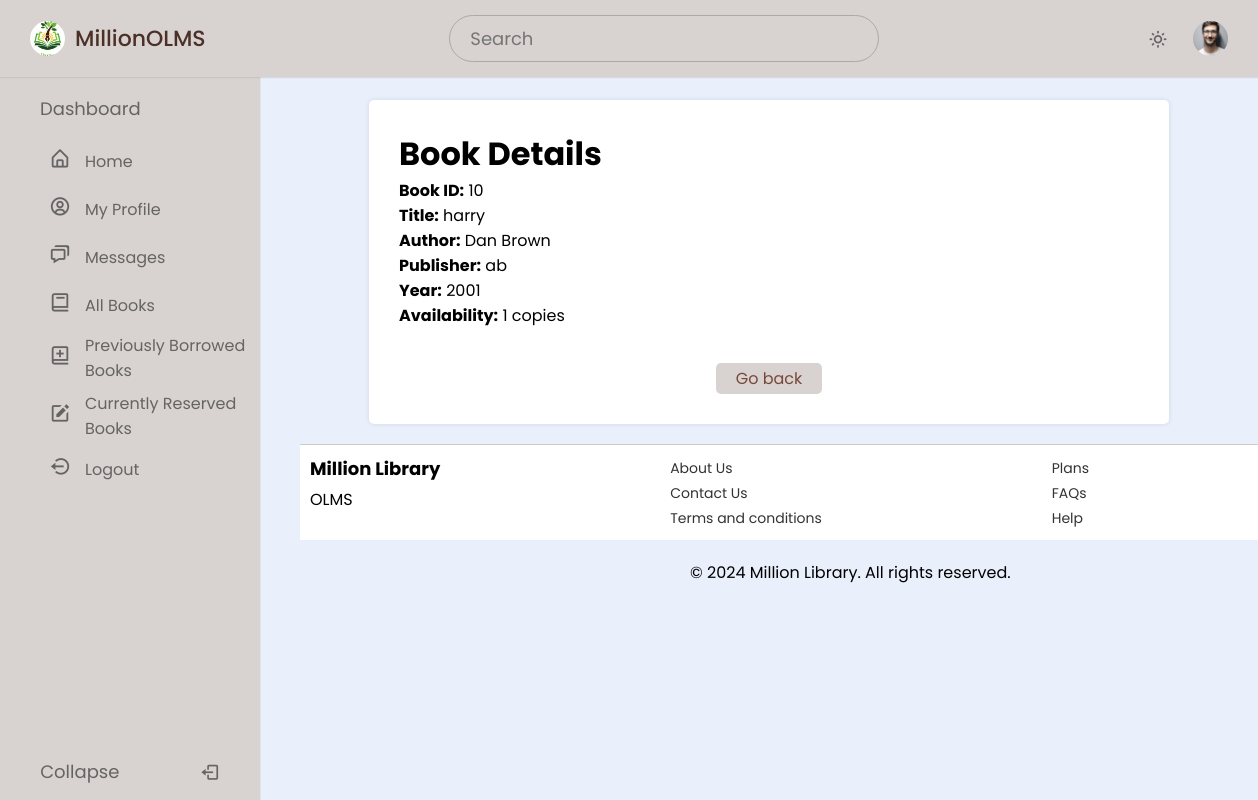
The page /user/books_details.php?BookId=10 on the database its author committed.
### tables this page shows
CREATE TABLE `book` (
  `BookId` int NOT NULL,
  `Title` varchar(50) DEFAULT NULL,
  `Publisher` varchar(50) DEFAULT NULL,
  `Year` varchar(50) DEFAULT NULL,
  `Availability` int DEFAULT NULL
);

### user/books_details.php (the view, shortened to what this page needs)
<?php
require('dbconn.php');
$rollno = $_SESSION['RollNo'];
$userQuery = "SELECT * FROM olms.user WHERE RollNo=?";
$userStmt = $conn->prepare($userQuery);
$userStmt->bind_param("s", $rollno);
$userStmt->execute();
$userResult = $userStmt->get_result();
if ($userResult && $userResult->num_rows > 0) {
    $userRow = $userResult->fetch_assoc();
    $ProfilePicture = !empty($userRow['ProfilePicture']) ? $userRow['ProfilePicture'] : 'images/profile.jpg';
} else {
    $ProfilePicture = 'images/profile.jpg';
}
if (isset($_GET['BookId'])) {
    $bookId = $_GET['BookId'];
    $sql = "SELECT * FROM olms.book WHERE BookId = ?";
    $stmt = $conn->prepare($sql);
    $stmt->bind_param("i", $bookId);
    $stmt->execute();
    $result = $stmt->get_result();
    if ($result->num_rows > 0) {
        ?>
        <!DOCTYPE html>
        <html lang="en">
        <head>
            <link href="https://unpkg.com/boxicons@latest/css/boxicons.min.css" rel="stylesheet" />
            <link rel="stylesheet" href="style.css" />
        </head>
        <body>
            <nav class="navbar">
                <div class="logo_item">
                    <img src="images/logo.jpg" alt=""></i>MillionOLMS
                </div>
                <div class="search_bar">
                    <input type="text" placeholder="Search" />
                </div>
                <div class="navbar_content">
                    <i class='bx bx-sun' id="darkLight"></i>
                    <img src="<?php echo $ProfilePicture; ?>" alt="Profile Picture" class="profile" />
                </div>
            </nav>
            <nav class="sidebar">
                <div class="menu_content">
                    <div class="menu_items">
                        <div class="menu_title menu_dahsboard"></div>
                        <li class="item">
                            <a href="home.php" class="nav_link submenu_item">
                                <span class="navlink_icon">
                                    <i class="bx bx-home-alt"></i>
                                </span>
                                <span class="navlink">Home</span>
                            </a>
                        </li>
                        <li class="item">
                            <a href="profile.php" class="nav_link submenu_item">
                                <span class="navlink_icon">
                                    <i class='bx bx-user-circle'></i>
                                </span>
                                <span class="navlink">My Profile</span>
                            </a>
                        </li>
                        <li class="item">
                            <a href="message.php" class="nav_link submenu_item">
                                <span class="navlink_icon">
                                    <i class='bx bx-chat'></i>
                                </span>
                                <span class="navlink">Messages</span>
                            </a>
                        </li>
                        <li class="item">
                            <a href="all_books.php" class="nav_link submenu_item">
                                <span class="navlink_icon">
                                    <i class='bx bx-book'></i>
                                </span>
                                <span class="navlink">All Books</span>
                            </a>
                        </li>
                        <li class="item">
                            <a href="pre_borrowed_book.php" class="nav_link submenu_item">
                                <span class="navlink_icon">
                                    <i class='bx bx-book-add'></i>
                                </span>
                                <span class="navlink">Previously Borrowed <br> Books</span>
                            </a>
                        </li>
                        <li class="item">
                            <a href="currently_reserved.php" class="nav_link submenu_item">
                                <span class="navlink_icon">
                                    <i class='bx bxs-edit'></i>
                                </span>
                                <span class="navlink">Currently Reserved <br> Books</span>
                            </a>
                        </li>
                        <li class="item">
                            <a href="logout.php" class="nav_link submenu_item">
                                <span class="navlink_icon">
                                    <i class='bx bx-log-out-circle'></i>
                                </span>
                                <span class="navlink">Logout</span>
                            </a>
                        </li>
                        <div class="bottom_content">
                            <div class="bottom expand_sidebar">
                                <span> Expand</span>
                            </div>
                            <div class="bottom collapse_sidebar">
                                <span> Collapse</span>
                                <i class='bx bx-log-out'></i>
                            </div>
                        </div>
                    </div>
            </nav>
            <main class="main-content">
                <div class="content">
                    <div class="book-details">
                        <h1>Book Details</h1>
                        <?php
                        $x = $_GET['BookId'];
                        $sql = "SELECT * FROM OLMS.book WHERE BookId = ?";
                        $stmt = $conn->prepare($sql);
                        $stmt->bind_param("i", $x);
                        $stmt->execute();
                        $result = $stmt->get_result();
                        if ($result->num_rows > 0) {
                            $row = $result->fetch_assoc();
                            $bookid = $row['BookId'];
                            $name = $row['Title'];
                            $publisher = $row['Publisher'];
                            $year = $row['Year'];
                            $avail = $row['Availability'];
                            echo "<p><strong>Book ID:</strong> $bookid</p>";
                            echo "<p><strong>Title:</strong> $name</p>";
                            $sql1 = "SELECT * FROM OLMS.author WHERE BookId = ?";
                            $stmt1 = $conn->prepare($sql1);
                            $stmt1->bind_param("i", $bookid);
                            $stmt1->execute();
                            $authorResult = $stmt1->get_result();
                            echo "<p><strong>Author:</strong> ";
                            $authors = [];
                            while ($authorRow = $authorResult->fetch_assoc()) {
                                $authors[] = $authorRow['Author'];
                            }
                            echo implode(", ", $authors) . "</p>";
                            echo "<p><strong>Publisher:</strong> $publisher</p>";
                            echo "<p><strong>Year:</strong> $year</p>";
                            echo "<p><strong>Availability:</strong> ";
                            echo $avail > 0 ? "$avail copies" : "Not Available";
                            echo "</p>";
                        } else {
                            echo "<p>Book details not found.</p>";
                        }
                        ?>
                        <div class="button-container">
                            <a href="all_books.php" class="btn-link">
                                <button class="table_btn">Go back</button>
                            </a>
                        </div>
                    </div>
                </div>
            </main>
            <footer>
                <div class="footer-content">
                    <div>
                        <h3>Million Library</h3>
                        <p>OLMS</p>
                    </div>
                    <div>
                        <ul>
                            <li><a href="Help.php">About Us</a></li>
                            <li><a href="Help.php">Contact Us</a></li>
                            <li><a href="Help.php">Terms and conditions</a></li>
                        </ul>
                    </div>
                    <div>
                        <ul>
                            <li><a href="Help.php">Plans</a></li>
                            <li><a href="Help.php">FAQs</a></li>
                            <li><a href="Help.php">Help</a></li>
                        </ul>
                    </div>
                </div>
            </footer>
            <p class="site-name">&copy; 2024 Million Library. All rights reserved.</p>
        </body>
        </html>
        <?php
    } else {
        echo "Book not found.";
    }
} else {
    echo "No BookId provided.";
}
?>

### user/style.css (style rules this page uses)
* { margin: 0; padding: 0; box-sizing: border-box; font-family: "Poppins", sans-serif; }
:root { --light-brown-color: #d8d2d0; --dark-brown-color: #4b3028; --grey-color: #656464; --light-grey-color: #aaa; }
body { background-color: #e9effb; transition: all 0.5s ease; }
.navbar { position: fixed; top: 0; width: 100%; left: 0; background-color: var(--light-brown-color); display: flex; align-items: center; justify-content: space-between; padding: 15px 30px; z-index: 1000; box-shadow: 0 0 2px var(--light-grey-color); }
.logo_item { display: flex; align-items: center; column-gap: 10px; font-size: 22px; font-weight: 500; color: var(--dark-brown-color); }
.navbar img { width: 35px; height: 35px; object-fit: cover; border-radius: 50%; }
.search_bar { height: 47px; max-width: 430px; width: 100%; }
.search_bar input { height: 100%; width: 100%; border-radius: 25px; font-size: 18px; outline: none; background-color: var(--light-brown-color); color: var(--grey-color); border: 1px solid var(--light-grey-color); padding: 0 20px; }
.navbar_content { display: flex; align-items: center; column-gap: 25px; }
.navbar_content i { cursor: pointer; font-size: 20px; color: var(--grey-color); }
.sidebar { background-color: var(--light-brown-color); width: 260px; position: fixed; top: 0; left: 0; height: 100%; padding: 80px 20px; z-index: 100; overflow-y: scroll; box-shadow: 0 0 1px var(--light-grey-color); transition: all 0.5s ease; }
.menu_content { position: relative; }
.menu_title { margin: 15px 0; padding: 0 20px; font-size: 18px; }
.menu_title::before { color: var(--grey-color); white-space: nowrap; }
.menu_dahsboard::before { content: "Dashboard"; }
.menu_items { padding: 0; list-style: none; }
.navlink_icon { position: relative; font-size: 22px; min-width: 50px; line-height: 40px; display: inline-block; text-align: center; border-radius: 6px; }
.navlink_icon::before { content: ""; position: absolute; height: 100%; width: calc(100% + 100px); left: -20px; }
.sidebar .nav_link { display: flex; align-items: center; width: 100%; padding: 4px 15px; border-radius: 8px; text-decoration: none; color: var(--grey-color); white-space: nowrap; }
.submenu_item { cursor: pointer; }
.bottom_content { position: fixed; bottom: 60px; left: 0; width: 260px; cursor: pointer; transition: all 0.5s ease; }
.bottom { position: absolute; display: flex; align-items: center; left: 0; justify-content: space-around; padding: 18px 0; text-align: center; width: 100%; color: var(--grey-color); border-top: 1px solid var(--grey-color-light); background-color: var(--light-brown-color); }
.bottom i { font-size: 20px; }
.bottom span { font-size: 18px; }
.main-content { grid-area: main; padding: 20px; margin: 80px 0 0 280px; }
.table_btn { display: inline-block; padding: 3px 20px; font-size: 16px; color: #784939; background-color: #d8d2d0; border-radius: 5px; text-decoration: none; border: none; transition: background-color 0.3s; margin-top: 5px; }
.button-container { display: flex; justify-content: center; gap: 20px; margin-top: 30px; }
input { padding: 8px; font-size: 14px; border: 1px solid #ccc; border-radius: 4px; }
.content { flex: 1; padding: 30px; background: #fff; box-shadow: 0px 0px 5px rgba(0, 0, 0, 0.1); width: 90%; max-width: 800px; border-radius: 5px; margin: 0 auto; }
footer { background-color: #fff; border-top: 1px solid #ccc; padding: 10px; display: flex; justify-content: space-between; margin: 0 100px 0 300px; width: 79%; }
footer .footer-content { display: flex; justify-content: space-between; width: 80%; }
footer ul { list-style-type: none; }
footer ul li a { text-decoration: none; color: #333; font-size: 14px; }
footer h3 { font-size: 18px; margin-bottom: 5px; }
.site-name { margin-left: 690px; margin-top: 20px; }

### rows shown on the page
book: BookId "10", Title "harry", Publisher "ab", Year "2001", Availability "1"

### other values the page prints
implode(", ", $authors) "Dan Brown"
